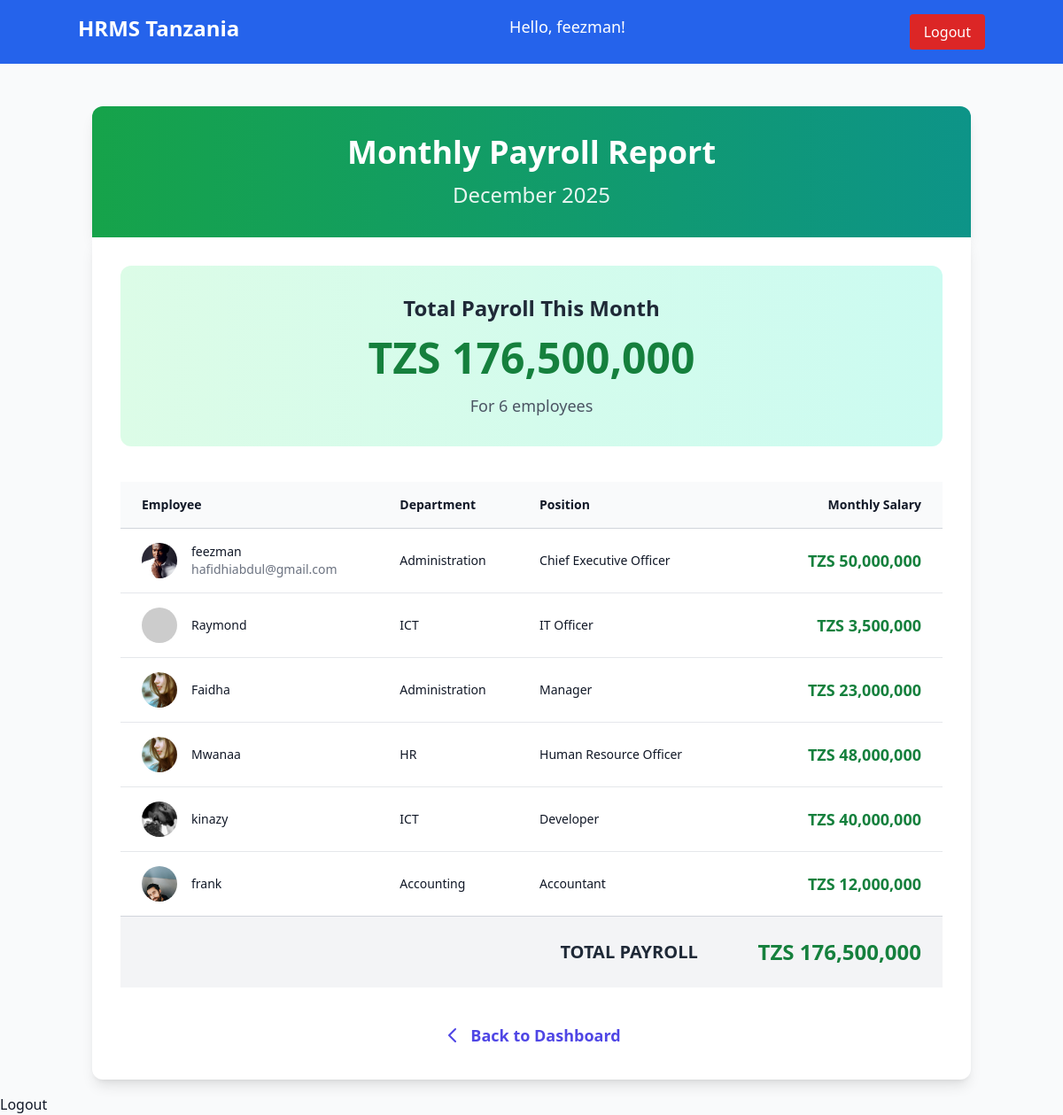
The page /payroll/ (signed in) on the database its author committed.
### hrms_app/models.py (models this page shows, shortened)
class Employee(models.Model):
    user = models.OneToOneField(User, on_delete=models.CASCADE)  # Link to Django's user for auth
    department = models.ForeignKey(Department, on_delete=models.SET_NULL, null=True)
    position = models.CharField(max_length=100)
    hire_date = models.DateField()
    salary = models.DecimalField(max_digits=10, decimal_places=2)
    phone = models.CharField(max_length=15, blank=True)
    profile_picture = models.ImageField(upload_to='profile_pics/', default='https://i.pravatar.cc/200', blank=True)
    PAYMENT_STATUS_CHOICES = [
        ('paid', 'Paid'),
        ('pending', 'Pending'),
        ('overdue', 'Overdue'),
    ]
    payment_status = models.CharField(
        max_length=10,
        choices=PAYMENT_STATUS_CHOICES,
        default='pending'
    )
    profile_picture = models.ImageField(
    upload_to='profile_pics/',
    default='https://i.pravatar.cc/200',
    blank=True,
    null=True
)

class Department(models.Model):
    name = models.CharField(max_length=100)
    description = models.TextField(blank=True)

### hrms_app/views.py (the view)
# urls.py: path('payroll/', payroll_report, name='payroll_report'),
@user_passes_test(is_admin, login_url='dashboard')
def payroll_report(request):
    today = datetime.today()
    month = today.month
    year = today.year
    employees = Employee.objects.select_related('user', 'department').all()
    total_payroll = employees.aggregate(total=Sum('salary'))['total'] or 0
    context = {
        'employees': employees,
        'total_payroll': total_payroll,
        'month': today.strftime('%B'),
        'year': year,
    }
    return render(request, 'payroll_report.html', context)

### hrms_app/views.py (called while the page is built)
def is_admin(user):
    return user.is_superuser

### hrms_app/templates/payroll_report.html (shortened to what this page needs)
{% extends 'base.html' %}
{% load humanize %}
{% block content %}
<div class="max-w-6xl mx-auto">
    <div class="bg-gradient-to-r from-green-600 to-teal-600 text-white p-8 rounded-t-xl shadow-lg">
        <h2 class="text-4xl font-bold text-center">Monthly Payroll Report</h2>
        <p class="text-center mt-3 text-2xl opacity-90">{{ month }} {{ year }}</p>
    </div>
    <div class="bg-white rounded-b-xl shadow-lg p-8">
        <div class="bg-gradient-to-r from-green-100 to-teal-100 rounded-xl p-8 mb-10 text-center">
            <h3 class="text-2xl font-semibold text-gray-800 mb-4">Total Payroll This Month</h3>
            <p class="text-5xl font-bold text-green-700">TZS {{ total_payroll|floatformat:0|intcomma }}</p>
            <p class="text-lg text-gray-600 mt-4">For {{ employees.count }} employees</p>
        </div>
        <div class="overflow-x-auto">
            <table class="min-w-full divide-y divide-gray-300">
                <thead class="bg-gray-50">
                    <tr>
                        <th class="px-6 py-4 text-left text-sm font-bold text-gray-900">Employee</th>
                        <th class="px-6 py-4 text-left text-sm font-bold text-gray-900">Department</th>
                        <th class="px-6 py-4 text-left text-sm font-bold text-gray-900">Position</th>
                        <th class="px-6 py-4 text-right text-sm font-bold text-gray-900">Monthly Salary</th>
                    </tr>
                </thead>
                <tbody class="bg-white divide-y divide-gray-200">
                    {% for emp in employees %}
                    <tr class="hover:bg-gray-50 transition">
                        <td class="px-6 py-4 whitespace-nowrap">
                            <div class="flex items-center">
                                {% if emp.profile_picture %}
                                    <img src="{{ emp.profile_picture.url }}" alt="{{ emp.user.username }}" class="w-10 h-10 rounded-full mr-4 object-cover">
                                {% else %}
                                    <div class="w-10 h-10 bg-indigo-500 rounded-full mr-4 flex items-center justify-center text-white font-bold">
                                        {{ emp.user.username.0|upper }}
                                    </div>
                                {% endif %}
                                <div>
                                    <div class="text-sm font-medium text-gray-900">
                                        {{ emp.user.get_full_name|default:emp.user.username }}
                                    </div>
                                    <div class="text-sm text-gray-500">{{ emp.user.email }}</div>
                                </div>
                            </div>
                        </td>
                        <td class="px-6 py-4 whitespace-nowrap text-sm text-gray-900">
                            {{ emp.department.name|default:"—" }}
                        </td>
                        <td class="px-6 py-4 whitespace-nowrap text-sm text-gray-900">
                            {{ emp.position }}
                        </td>
                        <td class="px-6 py-4 whitespace-nowrap text-right text-lg font-semibold text-green-700">
                            TZS {{ emp.salary|floatformat:0|intcomma }}
                        </td>
                    </tr>
                    {% empty %}
                    <tr>
                        <td colspan="4" class="px-6 py-12 text-center text-gray-500">
                            No employees on payroll yet.
                        </td>
                    </tr>
                    {% endfor %}
                </tbody>
                <tfoot class="bg-gray-100">
                    <tr>
                        <td colspan="3" class="px-6 py-6 text-right text-xl font-bold text-gray-800">
                            TOTAL PAYROLL
                        </td>
                        <td class="px-6 py-6 text-right text-2xl font-bold text-green-700">
                            TZS {{ total_payroll|floatformat:0|intcomma }}
                        </td>
                    </tr>
                </tfoot>
            </table>
        </div>
        <div class="mt-10 text-center">
            <a href="{% url 'dashboard' %}" class="text-indigo-600 hover:text-indigo-800 font-bold text-lg flex items-center justify-center gap-2 inline-flex">
                <svg class="w-6 h-6" fill="none" stroke="currentColor" viewBox="0 0 24 24">
                    <path stroke-linecap="round" stroke-linejoin="round" stroke-width="2" d="M15 19l-7-7 7-7"></path>
                </svg>
                Back to Dashboard
            </a>
        </div>
    </div>
</div>
{% endblock %}

### hrms_app/templates/base.html (shortened to what this page needs)
<!DOCTYPE html>
<html lang="en">
<head>
    <script src="https://cdn.tailwindcss.com"></script>
</head>
<body class="bg-gray-50 text-gray-900 min-h-screen">
    <nav class="bg-blue-600 p-4 text-white">
        <div class="container mx-auto flex justify-between">
            <h1 class="text-2xl font-bold">HRMS Tanzania</h1>
        {% if user.is_authenticated %}
    <span class="text-lg">Hello, {{ user.get_full_name|default:user.username }}!</span>
    <form method="post" action="{% url 'logout' %}" class="inline">
        <button type="submit" class="text-white hover:underline ml-4 bg-red-600 hover:bg-red-700 px-4 py-2 rounded transition">
            Logout
        </button>
    </form>
{% else %}
    <a href="{% url 'login' %}" class="hover:underline">Login</a>
{% endif %}
        </div>
    </nav>
    <div class="container mx-auto mt-8 p-4">
        {% block content %}{% endblock %}
    </div>
    <a href="{% url 'logout' %}" onclick="event.preventDefault(); document.getElementById('logout-form').submit();" class="hover:underline cursor-pointer">
    Logout
</a>
</body>
</html>

### rows shown on the page
Employee: profile_picture (picture), user.get_full_name "feezman", user.email "hafidhiabdul@gmail.com", department.name "Administration", position "Chief Executive Officer", salary "50,000,000"
Employee: user.get_full_name "Raymond", department.name "ICT", position "IT Officer", salary "3,500,000"
Employee: profile_picture (picture), user.get_full_name "Faidha", department.name "Administration", position "Manager", salary "23,000,000"
Employee: profile_picture (picture), user.get_full_name "Mwanaa", department.name "HR", position "Human Resource Officer", salary "48,000,000"
Employee: profile_picture (picture), user.get_full_name "kinazy", department.name "ICT", position "Developer", salary "40,000,000"
Employee: profile_picture (picture), user.get_full_name "frank", department.name "Accounting", position "Accountant", salary "12,000,000"

### other values the page prints
{{ user.get_full_name|default:user.username }} "feezman"
{{ total_payroll|floatformat:0|intcomma }} "176,500,000"
{{ employees.count }} "6"
